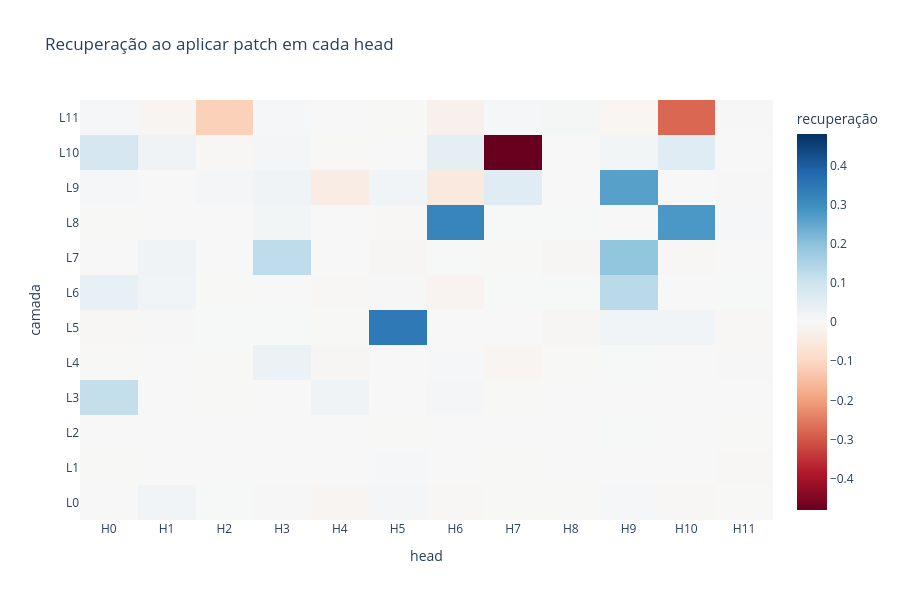

Notebook cell for this chart:
### Markdown cell above
## 3. Patching de heads individuais

Agora fazemos o patch da saída `z` de uma head, em todas as posições, mantendo as demais heads corrompidas.

O mapa `(camada, head)` mede recuperação causal sob esta intervenção. Isso é diferente de DLA: uma head pode transportar informação importante sem escrever diretamente nos logits.

### Code cell
with torch.no_grad():
    head_results = patching.get_act_patch_attn_head_out_all_pos(
        model,
        corrupted_tokens,
        clean_cache,
        ioi_metric,
    )

assert head_results.shape == (model.cfg.n_layers, model.cfg.n_heads)

figure = go.Figure(
    data=go.Heatmap(
        z=head_results.detach().cpu().numpy(),
        x=[f"H{head}" for head in range(model.cfg.n_heads)],
        y=[f"L{layer}" for layer in range(model.cfg.n_layers)],
        colorscale="RdBu",
        zmid=0,
        colorbar_title="recuperação",
        hovertemplate="camada=%{y}<br>head=%{x}<br>recuperação=%{z:.3f}<extra></extra>",
    )
)
figure.update_layout(
    title="Recuperação ao aplicar patch em cada head",
    xaxis_title="head",
    yaxis_title="camada",
    height=600,
)
figure.show()

best_flat = head_results.argmax().item()
best_layer, best_head = divmod(best_flat, model.cfg.n_heads)
print(
    f"Maior recuperação individual: head {best_layer}.{best_head}, "
    f"valor={head_results.max().item():.3f}"
)

### Figure 1 — Plotly figure (JSON) as saved in the notebook; plotly's stock layout.template omitted (floating-point values rounded to 4 significant figures; data arrays with more than 128 entries replaced by an {"elided": "..."} marker saying what was removed)
{"data": [{"colorbar": {"title": {"text": "recuperação"}}, "colorscale": [[0.0, "rgb(103,0,31)"], [0.1, "rgb(178,24,43)"], [0.2, "rgb(214,96,77)"], [0.3, "rgb(244,165,130)"], [0.4, "rgb(253,219,199)"], [0.5, "rgb(247,247,247)"], [0.6, "rgb(209,229,240)"], [0.7, "rgb(146,197,222)"], [0.8, "rgb(67,147,195)"], [0.9, "rgb(33,102,172)"], [1.0, "rgb(5,48,97)"]], "hovertemplate": "camada=%{y}<br>head=%{x}<br>recuperação=%{z:.3f}<extra></extra>", "type": "heatmap", "x": ["H0", "H1", "H2", "H3", "H4", "H5", "H6", "H7", "H8", "H9", "H10", "H11"], "y": ["L0", "L1", "L2", "L3", "L4", "L5", "L6", "L7", "L8", "L9", "L10", "L11"], "z": {"elided": "12x12 float values"}, "zmid": 0}], "layout": {"height": 600, "title": {"text": "Recuperação ao aplicar patch em cada head"}, "xaxis": {"title": {"text": "head"}}, "yaxis": {"title": {"text": "camada"}}}}
